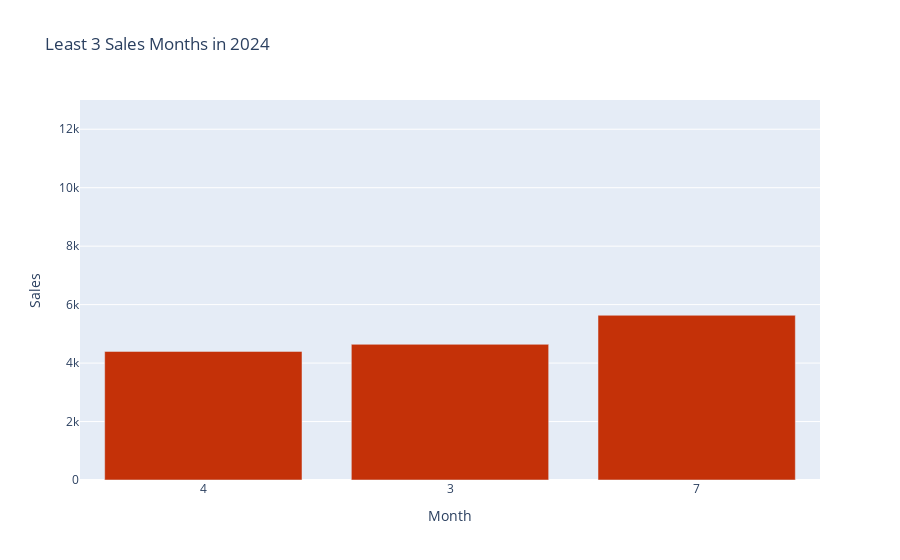

This figure's notebook cell:
### Code cell
fig7 = px.bar(
    least_3_2024.reset_index(),
    x='Month_Num',
    y='money',
    title='Least 3 Sales Months in 2024',
    color_discrete_sequence=['#C43108'],
    labels={'money': 'Sales', 'Month': 'Month'}
)
fig7.update_xaxes(title_text='Month', tickangle=0, type='category')
fig7.update_yaxes(range=[0, 13000], title_text='Sales')
fig7.update_xaxes(title_text='Month', tickangle=0)
fig7.show()

### Figure 1 — Plotly figure (JSON) as saved in the notebook; plotly's stock layout.template omitted (floating-point values rounded to 4 significant figures)
{"data": [{"alignmentgroup": "True", "hovertemplate": "Month_Num=%{x}<br>Sales=%{y}<extra></extra>", "legendgroup": "", "marker": {"color": "#C43108", "pattern": {"shape": ""}}, "name": "", "offsetgroup": "", "orientation": "v", "showlegend": false, "textposition": "auto", "type": "bar", "x": [4, 3, 7], "xaxis": "x", "y": [4399.0, 4642.0, 5635.0], "yaxis": "y"}], "layout": {"barmode": "relative", "legend": {"tracegroupgap": 0}, "title": {"text": "Least 3 Sales Months in 2024"}, "xaxis": {"anchor": "y", "domain": [0, 1], "tickangle": 0, "title": {"text": "Month"}, "type": "category"}, "yaxis": {"anchor": "x", "domain": [0, 1], "range": [0, 13000], "title": {"text": "Sales"}}}}
